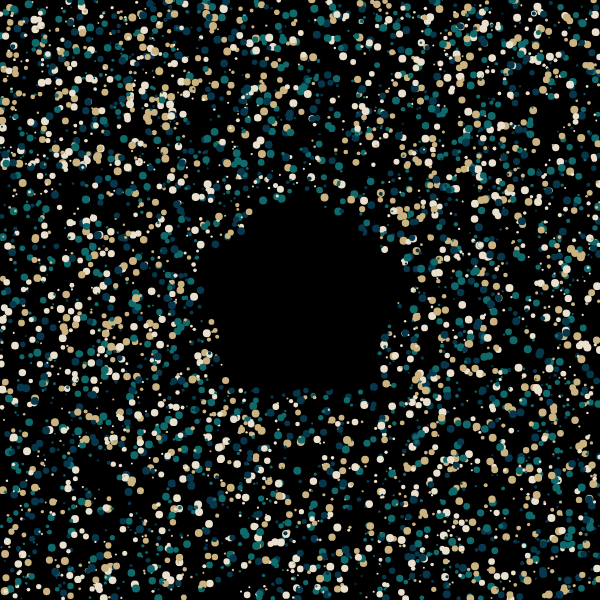
Frame 1 (no input)
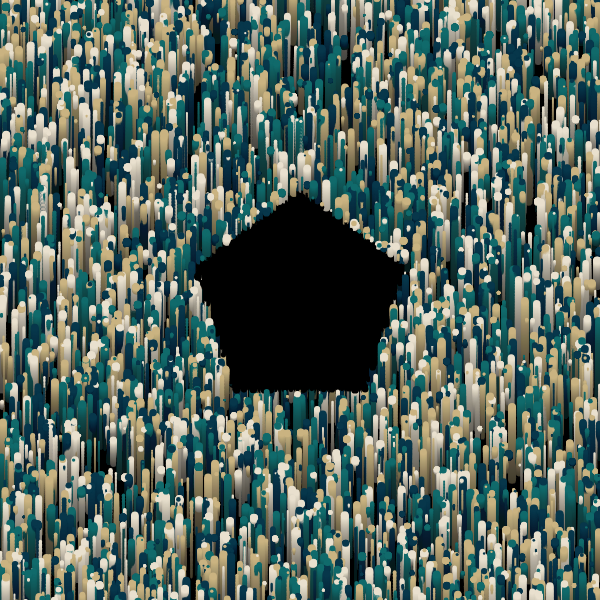
Frame 60 (no input)
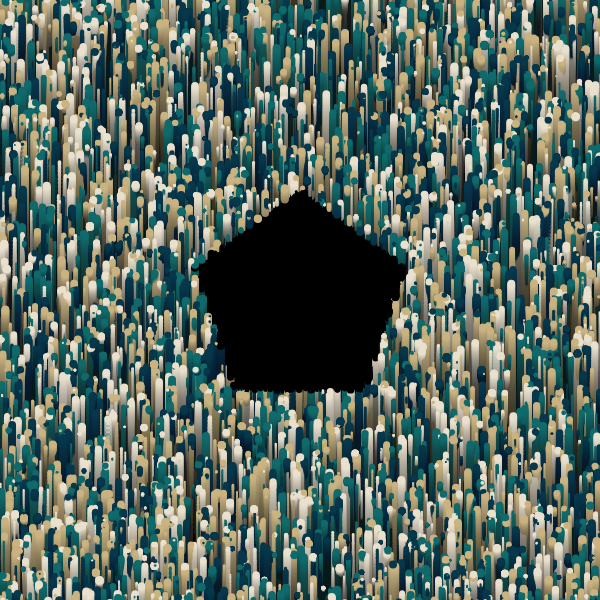
Frame 120 (the mouse pressed at the canvas centre since frame 60)

The p5.js sketch that drew these frames (run headless with seeded random() and noise() and a simulated clock; from frame 60 on, the mouse is pressed at the canvas centre):

// p5.js sketch
// ── sketch.js
const n = 5000;
let p = [];
let s = [];
let v = [];
let c = [];

function setup() {
  createCanvas(600, 600);
  background(0);

  const cp = random(colorPalletes).colors;

  for(let i = 0; i < n; i ++){
    p[i] = createVector(random(-1, 1), random(-1, 1));
    v[i] = createVector(0, -random()*0.005);
    s[i] = 5;
    c[i] = random(cp);
  }
}

function draw() {
  background(0, 5);

  push();
  translate(-width/2, -height/2);

  for (let i in p) {
    p[i].add(v[i]);
    if(p[i].y < -1.01){
      p[i].y = 1.01;
    }

    const r = 0.3;
    const d = sdPentagon(p[i], r);
    let fc = d < 0 ? color(0, 0, 0) : c[i];

    noStroke();
    fill(fc);

    const q = normalize2Canvas(p[i]);
    circle(q.x, q.y, s[i]+sin(frameCount/100+i/100)*3);
  }

  pop();
}

function sdCircle(p, r){
  const d = len(p);
  return d-r;
}

function sdPentagon(p, r) {
  const k = [0.809016994, 0.587785252, 0.726542528];
  p = createVector(abs(p.x), p.y);
  p.sub(p5.Vector.mult(createVector(-k[0], k[1]), min(p.dot(createVector(-k[0], k[1])), 0.0) * 2.0));
  p.sub(p5.Vector.mult(createVector(k[0], k[1]), min(p.dot(createVector(k[0], k[1])), 0.0) * 2.0));
  p.sub(createVector(constrain(p.x, -r * k[2], r * k[2]), r));
  return p.mag() * Math.sign(p.y);
}

function normalize2Canvas(p){
  return createVector(p.x  * width / 2 + width, p.y * height / 2 + height);
}

function len(v) {
  return sqrt(v.x * v.x + v.y * v.y);
}

class Easing {
  static easeInSine(x) {
    return 1 - Math.cos((x * Math.PI) / 2);
  }

  static easeOutSine(x) {
    return Math.sin((x * Math.PI) / 2);
  }

  static easeInOutSine(x) {
    return -(Math.cos(Math.PI * x) - 1) / 2;
  }

  static easeInQuad(x) {
    return x * x;
  }

  static easeOutQuad(x) {
    return 1 - (1 - x) * (1 - x);
  }

  static easeInOutQuad(x) {
    return x < 0.5 ? 2 * x * x : 1 - Math.pow(-2 * x + 2, 2) / 2;
  }

  static easeInCubic(x) {
    return x * x * x;
  }

  static easeOutCubic(x) {
    return 1 - Math.pow(1 - x, 3);
  }

  static easeInOutCubic(x) {
    return x < 0.5 ? 4 * x * x * x : 1 - Math.pow(-2 * x + 2, 3) / 2;
  }

  static easeInQuart(x) {
    return x * x * x * x;
  }

  static easeOutQuart(x) {
    return 1 - Math.pow(1 - x, 4);
  }

  static easeInOutQuart(x) {
    return x < 0.5 ? 8 * x * x * x * x : 1 - Math.pow(-2 * x + 2, 4) / 2;
  }

  static easeInQuint(x) {
    return x * x * x * x * x;
  }

  static easeOutQuint(x) {
    return 1 - Math.pow(1 - x, 5);
  }

  static easeInOutQuint(x) {
    return x < 0.5 ? 16 * x * x * x * x * x : 1 - Math.pow(-2 * x + 2, 5) / 2;
  }

  static easeInExpo(x) {
    return x === 0 ? 0 : Math.pow(2, 10 * x - 10);
  }

  static easeOutExpo(x) {
    return x === 1 ? 1 : 1 - Math.pow(2, -10 * x);
  }

  static easeInOutExpo(x) {
    return x === 0 ?
      0 :
      x === 1 ?
      1 :
      x < 0.5 ?
      Math.pow(2, 20 * x - 10) / 2 :
      (2 - Math.pow(2, -20 * x + 10)) / 2;
  }

  static easeInCirc(x) {
    return 1 - Math.sqrt(1 - Math.pow(x, 2));
  }

  static easeOutCirc(x) {
    return Math.sqrt(1 - Math.pow(x - 1, 2));
  }

  static easeInOutCirc(x) {
    return x < 0.5 ?
      (1 - Math.sqrt(1 - Math.pow(2 * x, 2))) / 2 :
      (Math.sqrt(1 - Math.pow(-2 * x + 2, 2)) + 1) / 2;
  }

  static easeOutBack(x) {
    const c1 = 1.70158;
    const c3 = c1 + 1;
    return 1 + c3 * Math.pow(x - 1, 3) + c1 * Math.pow(x - 1, 2);
  }

  static easeInOutBack(x) {
    const c1 = 1.70158;
    const c2 = c1 * 1.525;
    return x < 0.5 ?
      (Math.pow(2 * x, 2) * ((c2 + 1) * 2 * x - c2)) / 2 :
      (Math.pow(2 * x - 2, 2) * ((c2 + 1) * (x * 2 - 2) + c2) + 2) / 2;
  }
}

const colorPalletes = [
  {
    name: "DeepEmeraldGold",
    colors: ["#005e55", "#fff9bf", "#edb50c", "#b8003d", "#5e001f"],
  },
  {
    name: "WarmRainbow",
    colors: ["#01204E", "#028391", "#F6DCAC", "#FAA968", "#F85525"],
  },
  {
    name: "ChocolateAndCream",
    colors: ["#D54751", "#EF9A48", "#FFFCC7", "#4DA394", "#59322B"],
  },
  {
    name: "PopArt",
    colors: ["#241965", "#653993", "#9F4094", "#B73D6E", "#F19406"],
  },
  {
    name: "DeepEmeraldGold",
    colors: ["#F87523", "#FFC31B", "#E7DCC9", "#1DB7B9", "#126D68"],
  },
  {
    name: "GreenPink",
    colors: ["#01B999", "#FAB3B3", "#DC958F", "#A1D8CE", "#F1FAF7"],
  },
  {
    name: "NatureTranquility",
    colors: ["#106A6B", "#07374B", "#CAB381", "#E9E0CE"],
  },
  {
    name: "VibrantHarmony",
    colors: ["#F15946", "#5681CB", "#FAAA2D", "#296647", "#453945"],
  },
  {
    name: "Serenity Bliss",
    colors: ["#FFB4B8", "#EF4B28", "#0A563A", "#FFBC54", "#ECE9E0"],
  }
];
